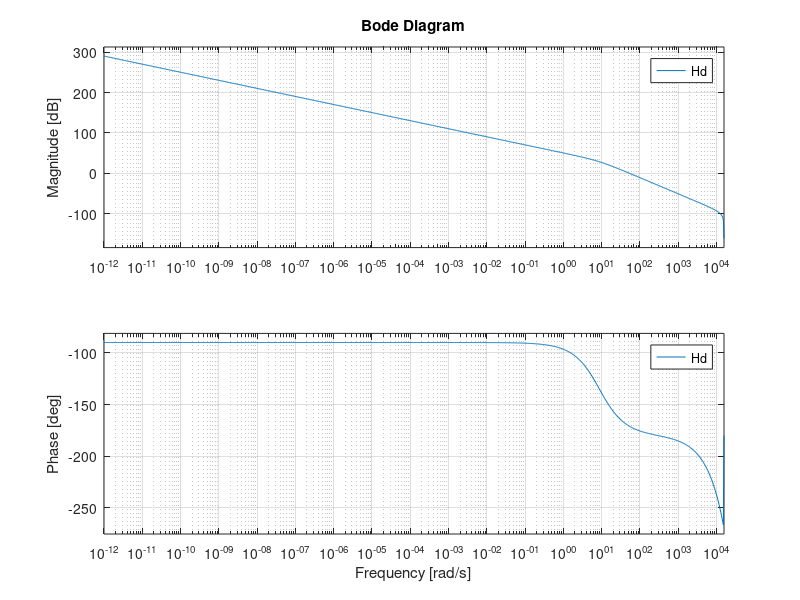

This figure's MATLAB source:
Ke = 10/3.1415;
Ka = .887;
Kt = .72;
Je = .0007;
Be = .00612;
T = .0002;
K = 100;

H = tf((Ke*Ka*Kt),[Je Be 0]);   % continuous time
Hd = c2d(H,T);                  % discrete time
bode(Hd);